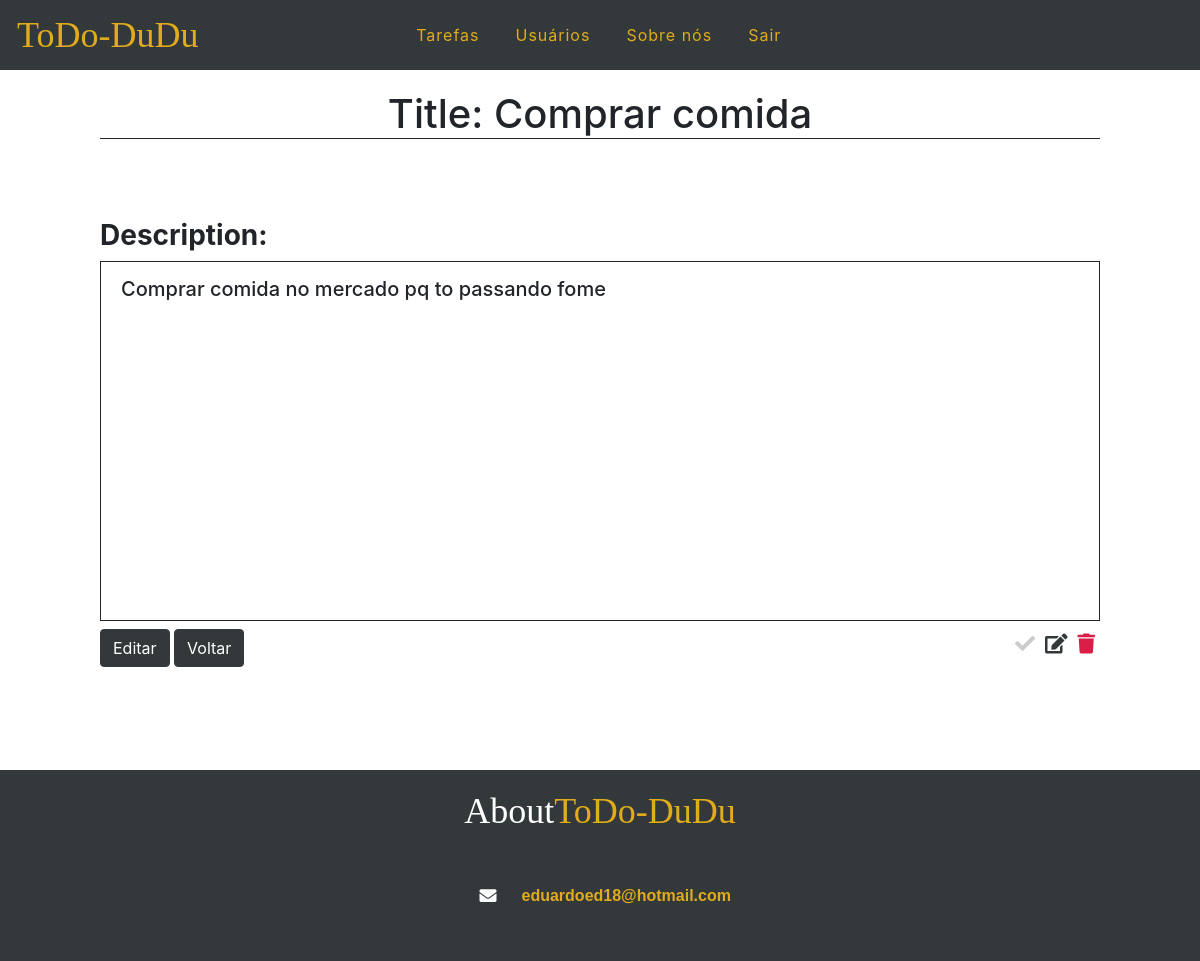
The app's page /task/2 (signed in) with its own data.
### tasks/models.py (models this page shows, shortened)
class Task(models.Model):
    STATUS = (
        ('doing','Doing'),
        ('done','Done'),
    )
    title = models.CharField(max_length=60,)
    description = models.TextField()
    done = models.CharField(
        max_length=5,
        choices=STATUS,
        )
    user = models.ForeignKey(get_user_model(), on_delete=models.CASCADE)
    created_at = models.DateTimeField(auto_now_add=True)
    updated_at = models.DateTimeField(auto_now=True)

### tasks/views.py (the view)
# urls.py: path('task/<int:id>', views.taskView, name="task-view"),
@login_required
def taskView(request, id):
    task = get_object_or_404(Task, pk=id)
    return render(request, 'tasks/task.html', {'task': task})

### tasks/templates/tasks/task.html (shortened to what this page needs)
{% extends 'base.html' %}
{% block content %}
<div class="offset-1 col-10 list-div">
    <h1 class="task-title">Title: {{task.title}}</h1>
    <h5 class="task-description">Description: </h5>
    <h5 class="task-content"><p>{{task.description}}</p></h3>
    <button id="btn-change" type="button" class="btn btn-success" onclick="{window.location.href='../edit/{{task.id}}'}">Editar</button>
    <button id="btn-change" type="button" class="btn btn-success" onclick="{window.location.href='http://'+ window.location.host +'/'}">Voltar</button>
    <a href="../delete/{{task.id}}" class="delete-btn"><span><i class="fas fa-trash"></i></span></a>
    <a href="../edit/{{task.id}}"><span><i class="fas fa-edit"></i></span></a>
    {% if task.done == 'doing' %}
    <a href="../changestatustask/{{task.id}}"><span><i class="fas fa-check"></i></span></a>
    {% else %}
    <a href="../changestatustask/{{task.id}}"><span><i class="fas fa-check blue"></i></span></a>
    {% endif %}
</div>
{% endblock %}

### tasks/static/css/styles.css (style rules this page uses)
a { color: #33383b; }
.list-div { padding: 0; height: 600px; }
.fas.fa-trash, .fas.fa-edit, .fas.fa-check { cursor: pointer; margin: 5px; font-size: 20px; float: right; }
.fas.fa-trash { color: #db1e47; }
.fas.fa-edit { color: #33383b; }
.fas.fa-check { color: #ccc; }
.task-title { text-align: center; border-bottom: 1px solid; margin-bottom: 80px; }
.task-content { border: 1px solid; height: 360px; }
.task-content p { margin-left: 20px; margin-top: 15px; }
.task-description { font-weight: bold; font-size: 28px; }
.btn, .btnsucess { background-color: #33383b; border: 1px solid #33383b; }

### records on screen
Task: title "Comprar comida", description "Comprar comida no mercado pq to passando fome"
